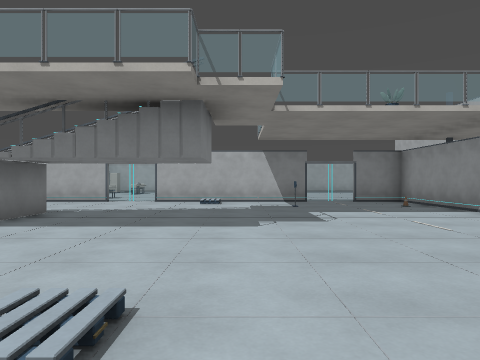
[1] (above)

22 first-person views from a walk through a level from a Godot 3-D game. The camera is 1.2 m above the floor, looks level and sees 70° across. The floor is counted in squares, 2 m on a side. Each view is taken from the middle of a square. On the plan, view 1 faces up. The plan holds only what a view shows up to about 10 squares ahead; the rest is blank. The place goes on beyond the plan.

[2]
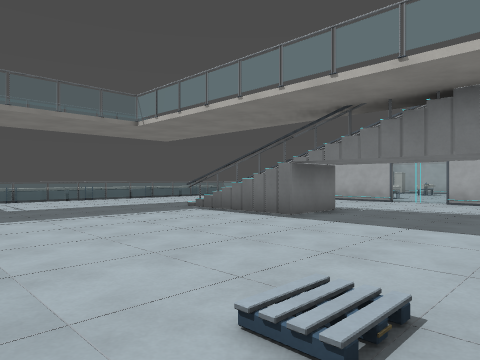

[3]
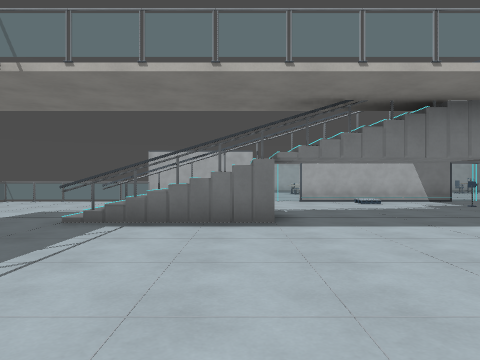

[4]
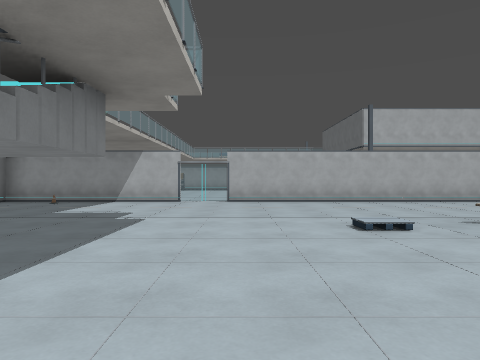

[5]
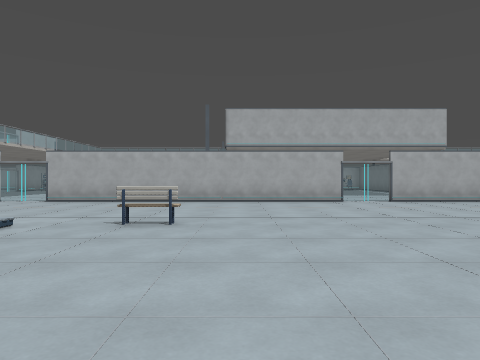

[6]
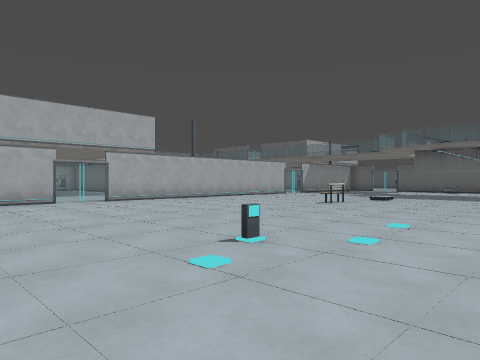

[7]
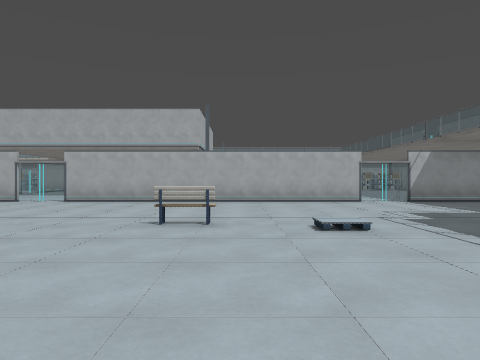

[8]
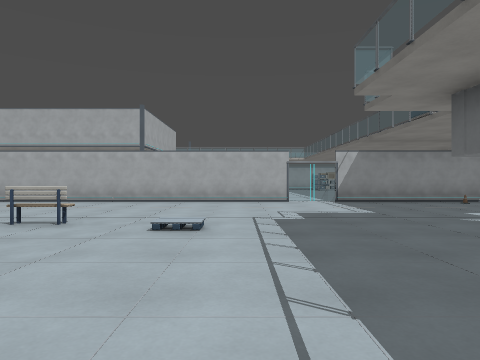

[9]
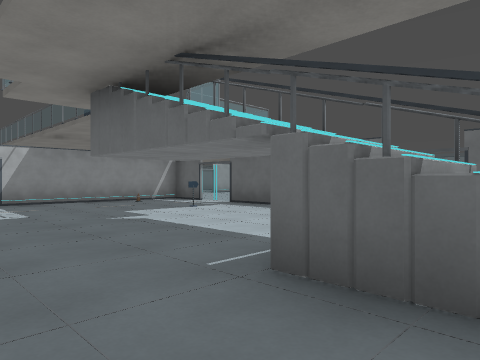

[10]
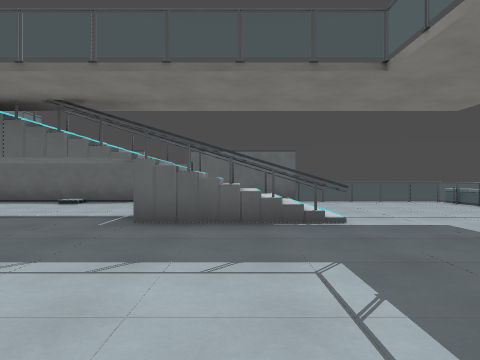

[11]
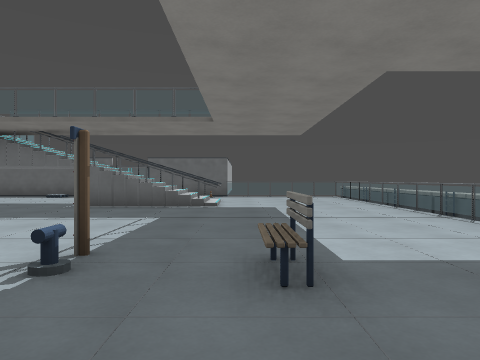

[12]
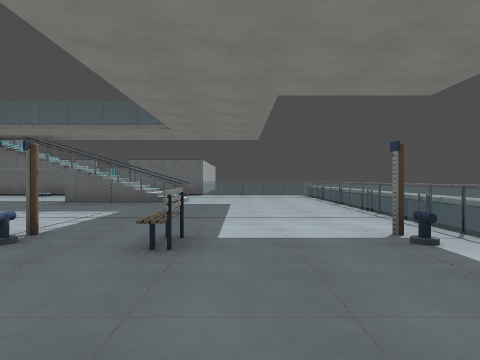

[13]
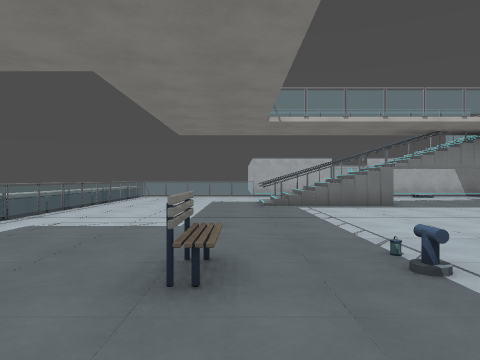

[14]
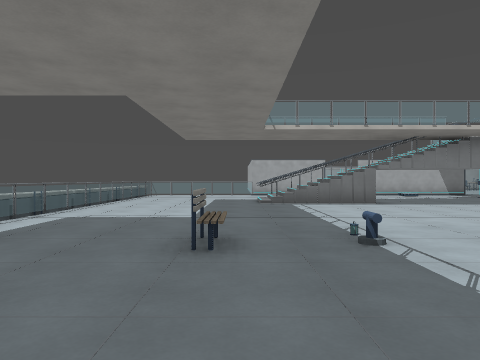

[15]
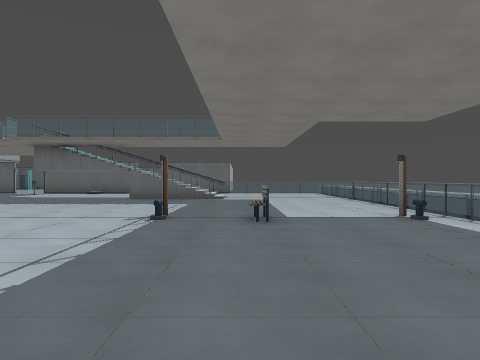

[16]
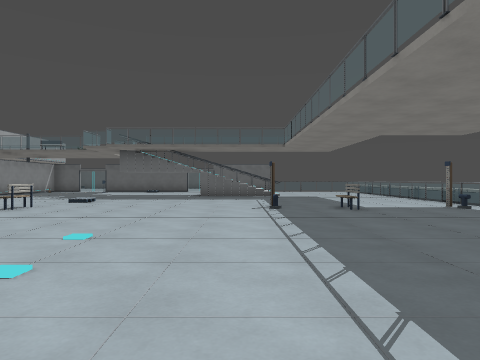

[17]
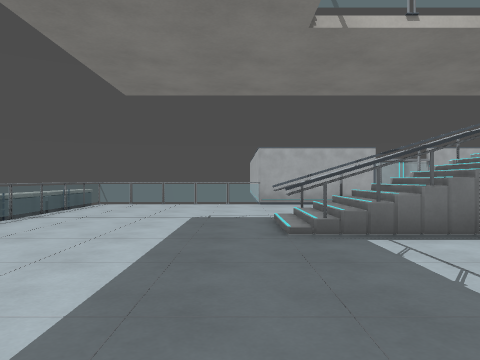

[18]
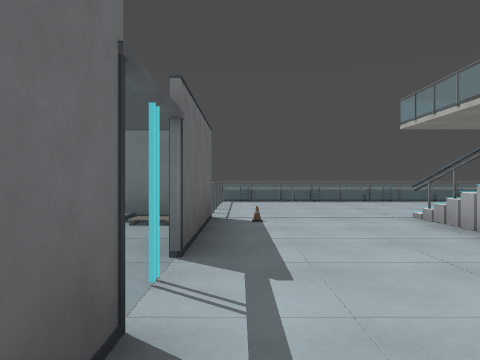

[19]
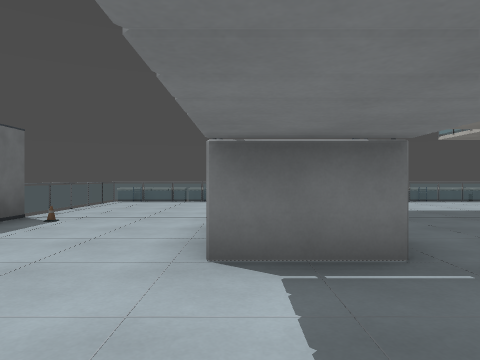

[20]
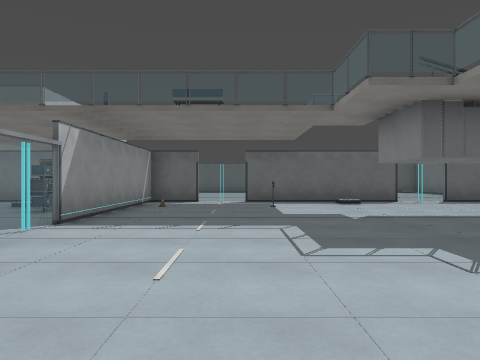

[21]
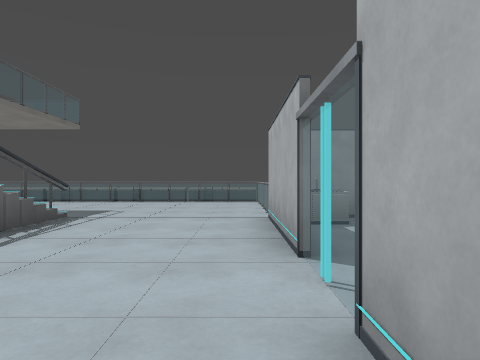

[22]
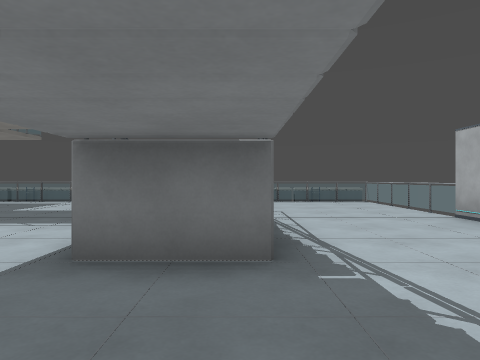

### Floor plan
Key: @ floor where view 1 was taken; # wall or solid block; . floor; = window, fence, low wall or low ledge; ^ raised ledge; B bench; L bollard; A box; O other object.
Columns run from 11 left of view 1 to 6 right of it. Each row starts with its distance up from view 1.
 11     #
 10 ##==#O#### ######
  9 ^...............OO
  8 ^...........=...#
  7 ^...............#
  6 ^....#=#........#
  5 ^....#=#........#
  4 ^...............#
  3 ^...............#
  2 ^...............#
  1 ^...............#
  0 ^..........@....#
 -1 ^ ..BL.....B....
 -2   ..............
 -3    .............#
 -4     ............#
 -5     ............#
 -6    .............#
 -7   ..............#
 -8   ..............#
 -9  ...............
-10 ^L..BL.....B....
-11 ^#..............#
-12 ^...............#
-13 ^...............#
-14 ^...............#
-15 ^...............#
-16 ^....#=#........#.
-17 ^....#=#........#A
-18 ^...............#O
-19 ^...........=...#
-20 ^...............OO
-21 ##==#######  ###

Positions as (right, up) in squares from view 1, and headings:
1: (0, 0), facing up
2: (0, 0), facing up-left
3: (-4, 0), facing up
4: (-5, 3), facing right
5: (-5, -2), facing right
6: (-5, -2), facing down-right
7: (-5, -11), facing right
8: (-5, -13), facing right
9: (-5, -14), facing down-right
10: (-5, -11), facing down
11: (-7, -8), facing down
12: (-8, -7), facing down
13: (-7, -3), facing up
14: (-7, -4), facing up
15: (-7, -5), facing down
16: (-5, -3), facing down
17: (-7, 1), facing up
18: (-1, -20), facing left
19: (-1, -17), facing left
20: (2, -11), facing down
21: (-1, 9), facing left
22: (-1, 6), facing left
